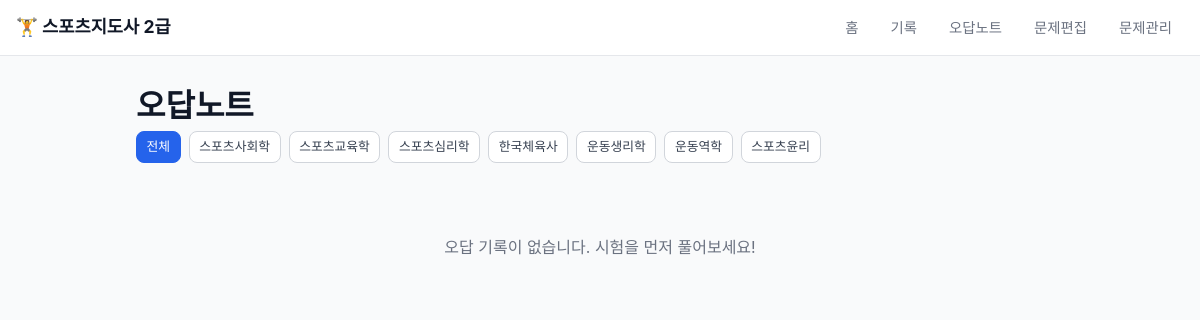
Page /wrong on the committed database.
### tables this page shows
CREATE TABLE subjects (
    id          INTEGER PRIMARY KEY AUTOINCREMENT,
    name        TEXT NOT NULL UNIQUE,
    category    TEXT NOT NULL CHECK(category IN ('written', 'oral')),
    description TEXT,
    created_at  TEXT DEFAULT (datetime('now'))
);

### app.py (the view)
@app.route('/wrong')
def wrong_notes():
    db = get_db()
    subject_filter = request.args.get('subject', '')
    query = '''
        SELECT q.*, s.name as subject_name,
               COUNT(ua.id) as attempt_count,
               SUM(CASE WHEN ua.is_correct = 0 THEN 1 ELSE 0 END) as wrong_count
        FROM questions q
        JOIN subjects s ON q.subject_id = s.id
        JOIN user_answers ua ON q.id = ua.question_id
        JOIN test_sessions ts ON ua.session_id = ts.id
        WHERE ts.completed = 1 AND ua.is_correct = 0
    '''
    params = []
    if subject_filter:
        query += ' AND s.name = ?'
        params.append(subject_filter)
    query += ' GROUP BY q.id ORDER BY wrong_count DESC, q.subject_id'
    wrong_questions = db.execute(query, params).fetchall()
    subjects = db.execute('SELECT DISTINCT name FROM subjects WHERE category = "written"').fetchall()
    return render_template('wrong.html', questions=wrong_questions,
                           subjects=subjects, current_filter=subject_filter)

### app.py (called while the page is built)
def get_db():
    if 'db' not in g:
        os.makedirs(os.path.dirname(DB_PATH), exist_ok=True)
        g.db = sqlite3.connect(DB_PATH)
        g.db.row_factory = sqlite3.Row
        g.db.execute('PRAGMA foreign_keys = ON')
    return g.db

### templates/wrong.html (shortened to what this page needs)
{% extends "base.html" %}
{% block content %}
<h1>오답노트</h1>
<div class="filter-bar">
    <a href="/wrong" class="btn btn-sm {{ 'active' if not current_filter else '' }}">전체</a>
    {% for s in subjects %}
    <a href="/wrong?subject={{ s.name }}"
       class="btn btn-sm {{ 'active' if current_filter == s.name else '' }}">{{ s.name }}</a>
    {% endfor %}
</div>
{% if questions %}
<form action="/wrong/retry" method="POST">
    <div class="wrong-actions">
        <label class="select-all-label">
            <input type="checkbox" id="selectAll" onchange="toggleAll(this)"> 전체 선택
        </label>
        <button type="submit" class="btn btn-primary">선택 문제 재시험</button>
    </div>
    {% for q in questions %}
    <div class="wrong-card">
        <div class="wrong-header">
            <label>
                <input type="checkbox" name="question_ids" value="{{ q.id }}">
                <span class="wrong-subject">{{ q.subject_name }}</span>
            </label>
            <span class="wrong-count">{{ q.wrong_count }}회 오답 / {{ q.attempt_count }}회 출제</span>
        </div>
        <div class="wrong-text">{{ q.question_text }}</div>
        {% if q.option_a %}
        <div class="wrong-options">
            {% for key, val in [('A', q.option_a), ('B', q.option_b), ('C', q.option_c), ('D', q.option_d), ('E', q.option_e)] %}
            {% if val %}
            <div class="wrong-option {{ 'correct' if key == q.correct_answer else '' }}">
                {{ key }}. {{ val }} {% if key == q.correct_answer %}✓{% endif %}
            </div>
            {% endif %}
            {% endfor %}
        </div>
        {% endif %}
        {% if q.explanation %}
        <div class="wrong-explanation">{{ q.explanation }}</div>
        {% endif %}
    </div>
    {% endfor %}
</form>
{% else %}
<p class="empty-message">오답 기록이 없습니다. 시험을 먼저 풀어보세요!</p>
{% endif %}
{% endblock %}

### static/style.css (style rules this page uses)
* { margin: 0; padding: 0; box-sizing: border-box; }
:root { --primary: #2563eb; --primary-dark: #1d4ed8; --success: #16a34a; --danger: #dc2626; --warning: #f59e0b; --gray-50: #f9fafb; --gray-100: #f3f4f6; --gray-200: #e5e7eb; --gray-300: #d1d5db; --gray-500: #6b7280; --gray-700: #374151; --gray-900: #111827; --radius: 8px; }
body { font-family: -apple-system, BlinkMacSystemFont, 'Segoe UI', sans-serif; background: var(--gray-50); color: var(--gray-900); line-height: 1.6; }
.btn { display: inline-block; padding: 0.5rem 1rem; border: 1px solid var(--gray-300); border-radius: var(--radius); background: white; color: var(--gray-700); cursor: pointer; font-size: 0.9rem; text-decoration: none; transition: all 0.2s; }
.btn-sm { padding: 0.3rem 0.6rem; font-size: 0.8rem; }
.btn.active { background: var(--primary); color: white; border-color: var(--primary); }
.filter-bar { display: flex; gap: 0.5rem; margin-bottom: 1.5rem; flex-wrap: wrap; }
.empty-message { text-align: center; color: var(--gray-500); padding: 3rem; }

### rows in the picture
subjects: name "스포츠사회학"
subjects: name "스포츠교육학"
subjects: name "스포츠심리학"
subjects: name "한국체육사"
subjects: name "운동생리학"
subjects: name "운동역학"
subjects: name "스포츠윤리"
